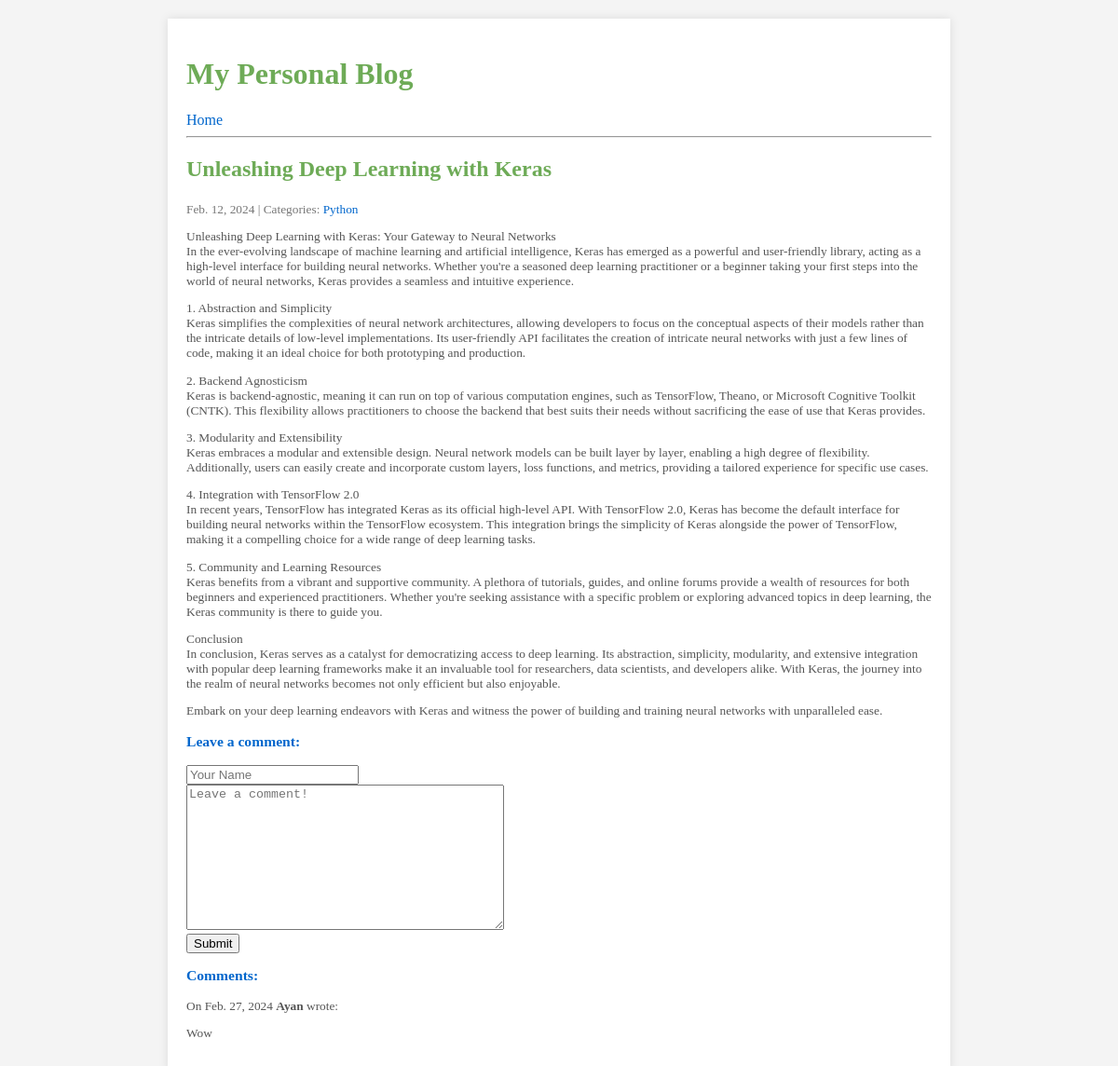
The app's page /post/2/ with its own data.
### blog/models.py (models this page shows, shortened)
class Post(models.Model):
    title = models.CharField(max_length=255)
    body = models.TextField()
    created_on = models.DateTimeField(auto_now_add=True)
    last_modified = models.DateTimeField(auto_now=True)
    categories = models.ManyToManyField("Category", related_name="posts")

class Category(models.Model):
    name = models.CharField(max_length=30)
    class Meta:
        verbose_name_plural = "categories"

class Comment(models.Model):
    author = models.CharField(max_length=60)
    body = models.TextField()
    created_on = models.DateTimeField(auto_now_add=True)
    post = models.ForeignKey("Post", on_delete=models.CASCADE)

### blog/views.py (the view, shortened to what this page needs)
# urls.py: path("post/<int:pk>/", views.blog_detail, name="blog_detail"),
def blog_detail(request, pk):
    post = Post.objects.get(pk=pk)
    form = CommentForm()
    comments = Comment.objects.filter(post=post)
    context = {
        "post": post,
        "comments": comments,
        "form": CommentForm(),
    }
    return render(request, "blog/detail.html", context)

### blog/forms.py
class CommentForm(forms.Form):
    author = forms.CharField(
        max_length=60,
        widget=forms.TextInput(
            attrs={"class": "form-control", "placeholder": "Your Name"}
        ),
    )
    body = forms.CharField(
        widget=forms.Textarea(
            attrs={"class": "form-control", "placeholder": "Leave a comment!"}
        )
    )

### blog/templates/blog/detail.html (shortened to what this page needs)
{% extends "base.html" %}
{% load static %}
    {% block page_title %}
        <h2>{{ post.title }}</h2>
    {% endblock page_title %}
    {% block page_content %}
        <small>
            {{ post.created_on.date }} | Categories:
            {% for category in post.categories.all %}
                <a href="{% url 'blog_category' category.name %}">
                    {{ category.name }}
                </a>
            {% endfor %}
            <p>{{ post.body | linebreaks }}</p>
            <h3>Leave a comment:</h3>
            <form method="post">
                <div>
                    {{ form.author }}
                </div>
                <div>
                    {{ form.body }}
                </div>
                <button type="submit" class="btn btn-primary">Submit</button>
            </form>
            <h3>Comments:</h3>
            {% for comment in comments %}
                <p>
                    On {{ comment.created_on.date }} <b>{{ comment.author }}</b> wrote:
                </p>
                <p>
                    {{ comment.body | linebreaks }}
                </p>
            {% endfor %}
        </small>
    {% endblock page_content %}

### blog/static/css/styles.css (style rules this page uses)
body { font-family: 'Times New Roman', Times, serif, sans-serif; margin: 0; padding: 0; background-color: #f4f4f4; }
h2 { color: #419022c2; }
h3 { color: #0066cc; }
a { color: #0066cc; text-decoration: none; }
small { color: #777; }
p { color: #555; }

### records on screen
Post: title "Unleashing Deep Learning with Keras", created_on "Feb. 12, 2024", body "Unleashing Deep Learning with Keras: Your Gateway to Neural Networks In the ever-evolving landscape of machine learning and artificial intelligence, Keras has emerged as a powerful and user-friendly library, acting as a high-level interface for building neural networks. Whether you're a seasoned deep learning practitioner or a beginner taking your first steps into the world of neural networks, Keras provides a seamless and intuitive experience. 1. Abstraction and Simplicity Keras simplifies the complexities of neural network architectures, allowing developers to focus on the conceptual aspects of their models rather than the intricate details of low-level implementations. Its user-friendly…"
Category: name "Python"
Comment: created_on "Feb. 27, 2024", author "Ayan", body "Wow"
